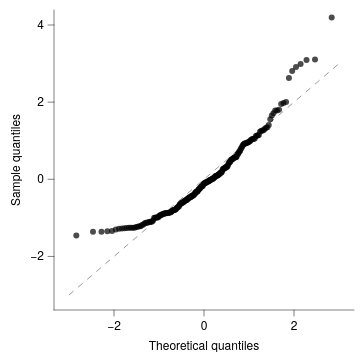

Describe this chart as a Vega-Lite specification.
### Vega-Lite specification from a JSON file in a GitHub repository (floating-point values rounded to 4 significant figures; data arrays with more than 128 entries replaced by an {"elided": "..."} marker saying what was removed)
{"background": null, "config": {"arc": {"fill": "#DBDBDB", "fillOpacity": 1.0, "innerRadius": 37.5, "padAngle": 0.03, "stroke": "black", "strokeOpacity": 1, "strokeWidth": 0.25}, "area": {"fill": "#DBDBDB", "fillOpacity": 1.0, "stroke": "black", "strokeOpacity": 1, "strokeWidth": 0.25}, "axis": {"domain": true, "domainCap": "round", "domainColor": "black", "domainWidth": 0.25, "grid": false, "gridCap": "round", "gridColor": "#F1F1F1", "gridDash": [0, 0], "gridOpacity": 1.0, "gridWidth": 0.25, "labelColor": "black", "labelFont": "Helvetica Neue, HelveticaNeue, Helvetica, Arial, sans-serif", "labelFontSize": 6, "labelFontStyle": "normal", "labelFontWeight": 400, "offset": 0, "ticks": true, "tickCap": "round", "tickColor": "black", "tickRound": false, "tickSize": 3.0, "tickWidth": 0.25, "titleColor": "black", "titleFont": "Helvetica Neue, HelveticaNeue, Helvetica, Arial, sans-serif", "titleFontSize": 6, "titleFontStyle": "normal", "titleFontWeight": 400}, "axisX": {"domain": true, "labelAlign": "center", "labelAngle": 0, "labels": true, "ticks": true, "translate": 0}, "axisY": {"domain": true, "labelAlign": "right", "labelAngle": 0, "labels": true, "ticks": true, "translate": 0}, "axisRight": {"domain": true, "labelAlign": "left", "labelAngle": 0, "labels": true, "ticks": true, "translate": 0}, "axisTop": {"domain": true, "labelAlign": "center", "labelAngle": 0, "labels": true, "ticks": true, "translate": 0}, "axisBand": {"tickOffset": 0}, "bar": {"fill": "#DBDBDB", "fillOpacity": 1.0, "stroke": "black", "strokeOpacity": 1, "strokeWidth": 0.25}, "boxplot": {"size": 13.5, "ticks": {"cornerRadius": 0.25, "fill": "black", "opacity": 1, "size": 6.75, "thickness": 0.25}, "box": {"fillOpacity": 1.0, "stroke": "black", "strokeOpacity": 1, "strokeWidth": 0.25}, "median": {"cornerRadius": 0, "fill": "black", "fillOpacity": 1.0, "opacity": 1, "size": 13.5, "thickness": 0.25}, "rule": {"fill": "black", "fillOpacity": 1.0, "size": 15.0, "stroke": "black", "strokeDash": [0, 0], "strokeOpacity": 1, "strokeWidth": 0.25}, "outliers": {"color": "black", "fill": "black", "fillOpacity": 1.0, "size": 0, "stroke": "black", "strokeOpacity": 1, "strokeWidth": 0.25}}, "circle": {"fill": "black", "fillOpacity": 1.0, "size": 1.875, "stroke": null, "strokeOpacity": 1, "strokeWidth": 0.25}, "errorband": {"band": {"fillOpacity": 0.6, "stroke": null, "strokeWidth": 0.25, "strokeOpacity": 1}, "borders": {"opacity": 0, "strokeOpacity": 1, "strokeWidth": 0.25}}, "errorbar": {"opacity": 1, "rule": {"strokeDash": [0, 0], "strokeWidth": 0.25}, "ticks": {"color": "black", "cornerRadius": 0.125, "opacity": 1, "size": 9.0, "thickness": 0.25}, "thickness": 0.25}, "font": "Helvetica Neue, HelveticaNeue, Helvetica, Arial, sans-serif", "geoshape": {"fill": "#DBDBDB", "fillOpacity": 1.0, "stroke": "black", "strokeOpacity": 1, "strokeWidth": 0.25}, "header": {"labelColor": "black", "labelFont": "Helvetica Neue, HelveticaNeue, Helvetica, Arial, sans-serif", "labelFontSize": 6, "labelFontStyle": "normal", "labelFontWeight": 400, "titleColor": "black", "titleFont": "Helvetica Neue, HelveticaNeue, Helvetica, Arial, sans-serif", "titleFontSize": 6, "titleFontStyle": "normal", "titleFontWeight": 400, "titlePadding": 0}, "legend": {"disable": false, "offset": 4.5, "titlePadding": 4, "labelOffset": 2, "gradientLabelOffset": 2, "columnPadding": 4, "rowPadding": 2, "gradientThickness": 5, "gradientOpacity": 1.0, "gradientStrokeColor": "black", "gradientStrokeWidth": 0.25, "labelColor": "black", "labelFont": "Helvetica Neue, HelveticaNeue, Helvetica, Arial, sans-serif", "labelFontSize": 6, "labelFontStyle": "normal", "labelFontWeight": 400, "strokeColor": "black", "strokeWidth": 0, "symbolSize": 36, "symbolStrokeColor": "black", "symbolStrokeWidth": 0.25, "titleColor": "black", "titleFont": "Helvetica Neue, HelveticaNeue, Helvetica, Arial, sans-serif", "titleFontSize": 6, "titleFontStyle": "normal", "titleFontWeight": 400}, "line": {"color": "black", "stroke": "black", "strokeCap": "butt", "strokeDash": [0, 0], "strokeOpacity": 1, "strokeWidth": 0.5}, "point": {"filled": true, "fill": "#DBDBDB", "fillOpacity": 1.0, "size": 7.5, "stroke": "black", "strokeOpacity": 1, "strokeWidth": 0.25}, "range": {"category": ["#9D9D9D", "#28287D", "#004225", "#47266F", "#00605D", "#DBDBDB", "#7983C1", "#6E927B", "#937FB4", "#699A97"], "diverging": {"scheme": ["#4F4265", "#6A5C82", "#85789D", "#A196B7", "#BDB5CE", "#D8D6DD", "#F6F6F6", "#CED8D7", "#9DBFBD", "#75A3A0", "#518683", "#326967", "#164D4B"]}, "heatmap": {"scheme": ["#440154", "#472270", "#433E82", "#38598C", "#2C728E", "#238A8D", "#24A086", "#39B578", "#5DC862", "#96D646", "#CAE02D", "#FDE724"]}, "ordinal": {"scheme": ["#F1F1F1", "#DBDBDB", "#C6C6C6", "#B2B2B2", "#9D9D9D", "#898989", "#767676", "#636363", "#515151", "#404040", "#2F2F2F", "#1F1F1F"]}, "ramp": {"scheme": ["#440154", "#472270", "#433E82", "#38598C", "#2C728E", "#238A8D", "#24A086", "#39B578", "#5DC862", "#96D646", "#CAE02D", "#FDE724"]}}, "rule": {"color": "black", "stroke": "black", "strokeCap": "round", "strokeDash": [2, 2], "strokeOpacity": 1, "strokeWidth": 0.25}, "scale": {"barBandPaddingInner": 0.1, "rectBandPaddingInner": 0, "tickBandPaddingInner": 0.1, "bandPaddingOuter": 0.1, "bandWithNestedOffsetPaddingInner": 0.2, "bandWithNestedOffsetPaddingOuter": 0.2, "offsetBandPaddingInner": 0, "offsetBandPaddingOuter": 0, "continuousPadding": 7.5, "round": false}, "rect": {"fill": "#DBDBDB", "fillOpacity": 1.0, "stroke": "black", "strokeOpacity": 1, "strokeWidth": 0.25}, "square": {"fill": "#DBDBDB", "fillOpacity": 1.0, "size": 15.0, "stroke": "black", "strokeOpacity": 1, "strokeWidth": 0.25}, "text": {"color": "black", "font": "Helvetica Neue, HelveticaNeue, Helvetica, Arial, sans-serif", "fontSize": 6, "fontStyle": "normal", "fontWeight": 400}, "tick": {"color": "black", "cornerRadius": 0.125, "opacity": 1.0, "size": 13.5, "thickness": 0.25}, "title": {"anchor": "middle", "frame": "group", "color": "black", "font": "Helvetica Neue, HelveticaNeue, Helvetica, Arial, sans-serif", "fontSize": 6, "fontStyle": "normal", "fontWeight": 400, "subtitleColor": "black", "subtitleFont": "Helvetica Neue, HelveticaNeue, Helvetica, Arial, sans-serif", "subtitleFontSize": 6, "subtitleFontStyle": "normal", "subtitleFontWeight": 400}, "trail": {"color": "black", "opacity": 1, "size": 0.5}, "view": {"continuousWidth": 150, "continuousHeight": 150, "discreteWidth": 150, "discreteHeight": 150, "fill": null, "stroke": null, "strokeWidth": 0.25}}, "layer": [{"data": {"name": "data-7ab47033c4fd7b2db19c4791ae4917c2"}, "mark": {"type": "line", "color": "gray", "opacity": 0.8, "strokeDash": [3, 3]}, "encoding": {"x": {"field": "q", "type": "quantitative", "scale": {"nice": false}}, "y": {"field": "q", "type": "quantitative", "scale": {"nice": false}}}}, {"data": {"name": "data-60e32e7209cba04fbb8cf2a463427107"}, "mark": {"type": "circle", "opacity": 0.7, "size": 9}, "encoding": {"x": {"field": "theo", "scale": {"domain": [-3, 3], "nice": false}, "title": "Theoretical quantiles", "type": "quantitative"}, "y": {"field": "samp", "scale": {"domain": [-3, 4], "nice": false}, "title": "Sample quantiles", "type": "quantitative"}}}], "$schema": "https://vega.github.io/schema/vega-lite/v6.4.1.json", "datasets": {"data-7ab47033c4fd7b2db19c4791ae4917c2": [{"q": -3.0}, {"q": 3.0}], "data-60e32e7209cba04fbb8cf2a463427107": {"elided": "220 records"}}}
